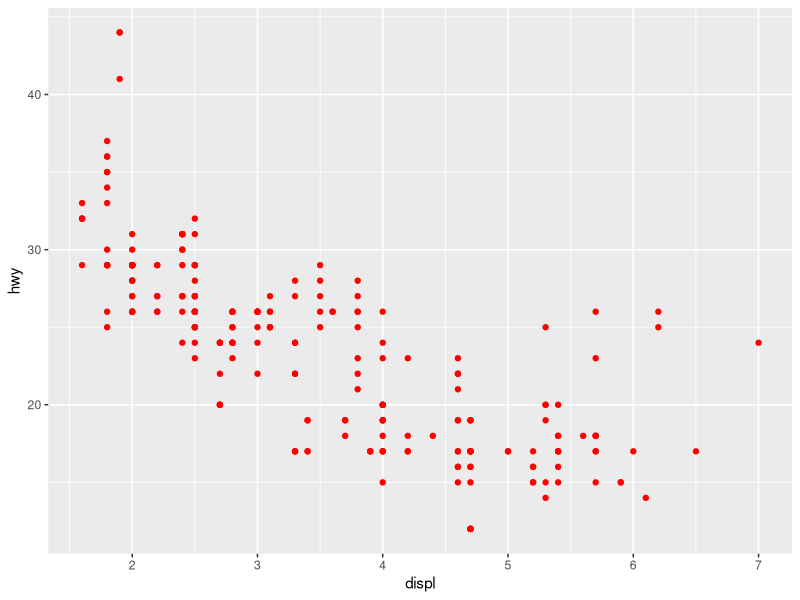
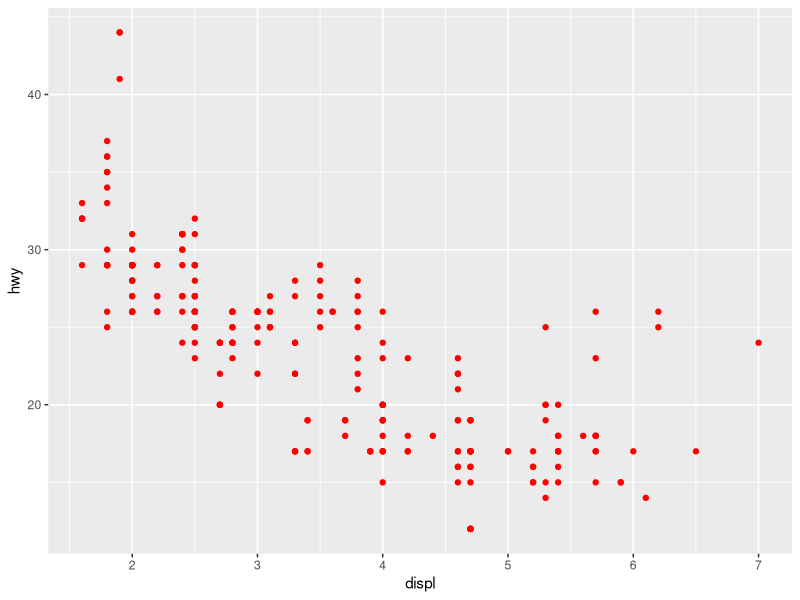

The R script that drew these images, in order:
library(tidyverse)

ggplot(
  data = mpg,
  mapping = aes(x = displ, y = hwy)
) +
  geom_point(
    color = "red"
  )

ggplot(
  data = mpg,
  mapping = aes(x = displ, y = hwy)
) +
  geom_point(
    color = "red"
  )
